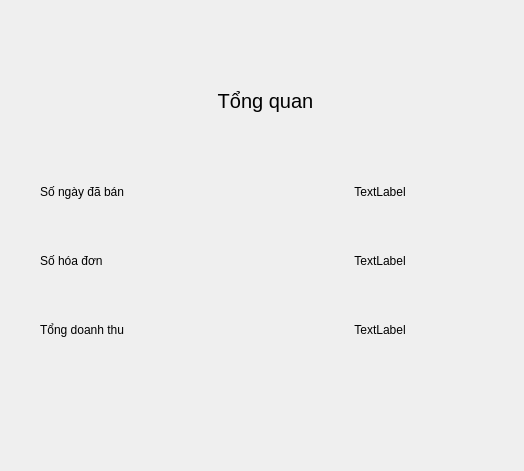
<?xml version="1.0" encoding="UTF-8"?>
<ui version="4.0">
 <class>Review</class>
 <widget class="QDialog" name="Review">
  <property name="geometry">
   <rect>
    <x>0</x>
    <y>0</y>
    <width>524</width>
    <height>471</height>
   </rect>
  </property>
  <property name="windowTitle">
   <string>Dialog</string>
  </property>
  <widget class="QLabel" name="label">
   <property name="geometry">
    <rect>
     <x>150</x>
     <y>70</y>
     <width>231</width>
     <height>61</height>
    </rect>
   </property>
   <property name="font">
    <font>
     <pointsize>15</pointsize>
    </font>
   </property>
   <property name="text">
    <string>Tổng quan</string>
   </property>
   <property name="alignment">
    <set>Qt::AlignCenter</set>
   </property>
  </widget>
  <widget class="QWidget" name="">
   <property name="geometry">
    <rect>
     <x>40</x>
     <y>160</y>
     <width>451</width>
     <height>201</height>
    </rect>
   </property>
   <layout class="QHBoxLayout" name="horizontalLayout">
    <item>
     <layout class="QVBoxLayout" name="verticalLayout_2">
      <item>
       <widget class="QLabel" name="label_2">
        <property name="text">
         <string>Số ngày đã bán</string>
        </property>
       </widget>
      </item>
      <item>
       <widget class="QLabel" name="label_3">
        <property name="text">
         <string>Số hóa đơn</string>
        </property>
       </widget>
      </item>
      <item>
       <widget class="QLabel" name="label_4">
        <property name="text">
         <string>Tổng doanh thu</string>
        </property>
       </widget>
      </item>
     </layout>
    </item>
    <item>
     <layout class="QVBoxLayout" name="verticalLayout">
      <item>
       <widget class="QLabel" name="ngayText">
        <property name="text">
         <string>TextLabel</string>
        </property>
        <property name="alignment">
         <set>Qt::AlignCenter</set>
        </property>
       </widget>
      </item>
      <item>
       <widget class="QLabel" name="soHDText">
        <property name="text">
         <string>TextLabel</string>
        </property>
        <property name="alignment">
         <set>Qt::AlignCenter</set>
        </property>
       </widget>
      </item>
      <item>
       <widget class="QLabel" name="doanhThuText">
        <property name="text">
         <string>TextLabel</string>
        </property>
        <property name="alignment">
         <set>Qt::AlignCenter</set>
        </property>
       </widget>
      </item>
     </layout>
    </item>
   </layout>
  </widget>
 </widget>
 <resources/>
 <connections/>
</ui>
